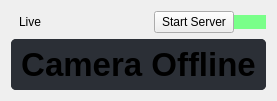
            <widget class="QWidget" name="DashboardPage">
             <layout class="QVBoxLayout" name="verticalLayout_9">
              <item alignment="Qt::AlignTop">
               <widget class="QWidget" name="DashboardBar" native="true">
                <property name="styleSheet">
                 <string notr="true"/>
                </property>
                <layout class="QHBoxLayout" name="horizontalLayout_9">
                 <property name="spacing">
                  <number>0</number>
                 </property>
                 <property name="leftMargin">
                  <number>0</number>
                 </property>
                 <property name="topMargin">
                  <number>0</number>
                 </property>
                 <property name="rightMargin">
                  <number>0</number>
                 </property>
                 <property name="bottomMargin">
                  <number>0</number>
                 </property>
                 <item>
                  <widget class="QLabel" name="homeTitle">
                   <property name="styleSheet">
                    <string notr="true">padding-left:5px;</string>
                   </property>
                   <property name="text">
                    <string>Live</string>
                   </property>
                  </widget>
                 </item>
                 <item>
                  <widget class="QPushButton" name="liveBtn">
                   <property name="sizePolicy">
                    <sizepolicy hsizetype="Maximum" vsizetype="Fixed">
                     <horstretch>0</horstretch>
                     <verstretch>0</verstretch>
                    </sizepolicy>
                   </property>
                   <property name="cursor">
                    <cursorShape>PointingHandCursor</cursorShape>
                   </property>
                   <property name="text">
                    <string>Start Server</string>
                   </property>
                   <property name="icon">
                    <iconset>
                     <normaloff>feather/server.svg</normaloff>feather/server.svg</iconset>
                   </property>
                  </widget>
                 </item>
                 <item>
                  <widget class="QPushButton" name="stopLiveBtn">
                   <property name="sizePolicy">
                    <sizepolicy hsizetype="Maximum" vsizetype="Fixed">
                     <horstretch>0</horstretch>
                     <verstretch>0</verstretch>
                    </sizepolicy>
                   </property>
                   <property name="cursor">
                    <cursorShape>PointingHandCursor</cursorShape>
                   </property>
                   <property name="layoutDirection">
                    <enum>Qt::LeftToRight</enum>
                   </property>
                   <property name="autoFillBackground">
                    <bool>false</bool>
                   </property>
                   <property name="styleSheet">
                    <string notr="true">background-color: rgb(121, 255, 137);border-radius: 10px;</string>
                   </property>
                   <property name="text">
                    <string/>
                   </property>
                   <property name="icon">
                    <iconset resource="resources.qrc">
                     <normaloff>:/feather/camera.svg</normaloff>:/feather/camera.svg</iconset>
                   </property>
                  </widget>
                 </item>
                </layout>
               </widget>
              </item>
              <item>
               <widget class="QWidget" name="DashboarMain" native="true">
                <property name="sizePolicy">
                 <sizepolicy hsizetype="Preferred" vsizetype="Expanding">
                  <horstretch>0</horstretch>
                  <verstretch>0</verstretch>
                 </sizepolicy>
                </property>
                <property name="styleSheet">
                 <string notr="true">background-color:#2b2f36;
border-radius:5px;
padding:7px 10px;</string>
                </property>
                <layout class="QVBoxLayout" name="verticalLayout_10">
                 <property name="spacing">
                  <number>0</number>
                 </property>
                 <property name="leftMargin">
                  <number>0</number>
                 </property>
                 <property name="topMargin">
                  <number>0</number>
                 </property>
                 <property name="rightMargin">
                  <number>0</number>
                 </property>
                 <property name="bottomMargin">
                  <number>0</number>
                 </property>
                 <item>
                  <widget class="QLabel" name="camFrame">
                   <property name="sizePolicy">
                    <sizepolicy hsizetype="Expanding" vsizetype="Expanding">
                     <horstretch>0</horstretch>
                     <verstretch>0</verstretch>
                    </sizepolicy>
                   </property>
                   <property name="font">
                    <font>
                     <family>Yu Gothic UI</family>
                     <pointsize>25</pointsize>
                     <italic>false</italic>
                     <bold>true</bold>
                    </font>
                   </property>
                   <property name="styleSheet">
                    <string notr="true">font-size:25pt;</string>
                   </property>
                   <property name="text">
                    <string>Camera Offline</string>
                   </property>
                   <property name="alignment">
                    <set>Qt::AlignCenter</set>
                   </property>
                  </widget>
                 </item>
                </layout>
               </widget>
              </item>
             </layout>
            </widget>
